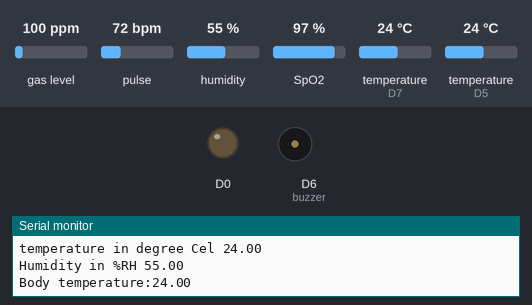
The sketch below on a simulated ESP8266 (NodeMCU). Shown: output pins drawn as LEDs (lit = HIGH), buzzer (waves = sounding, pin HIGH), the last lines printed to the serial monitor. The test bench sets the inputs (shaded band); at power-on: gas level 100 ppm, pulse 72 bpm, humidity 55 %, SpO2 97 %, temperature (sensors on D7, D5) 24 °C. WiFi joins after 1.5 s; servers stay silent unless stated.

Above: at 4.2 s.
4.3 s: gas level set to 20 ppm
9.3 s: gas level set to 22 ppm
At 12.2 s:
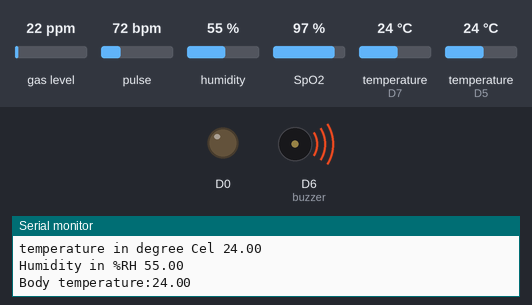
22.6 s: gas level set to 0 ppm
25.6 s: gas level set to 250 ppm
At 31.5 s:
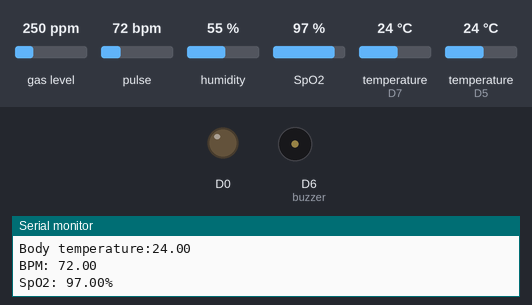
Timing chart, 0 to 39.0 s (numbered marks = the images above; inputs shaded):
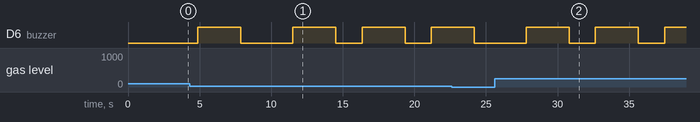

Measured:
- after the input at 9.3 s, D6 (buzzer): alternates HIGH for 3.0 s and LOW for 1.8 s, starting after 2.2 s
- after the input at 25.6 s, D6 (buzzer): alternates HIGH for 3.0 s and LOW for 1.8 s, starting after 2.2 s

The sketch:

AIEMS_hackthon_version2_1.ino
```cpp
#include <MQUnifiedsensor.h>000==-
#include <SoftwareSerial.h>
#include <ESP8266WebServer.h>
#include <DHT.h>
#include <OneWire.h>
#include <Wire.h>
#include <DallasTemperature.h>
#include "OneWire.h"
#include <MAX30100_PulseOximeter.h>
#define DHTTYPE DHT22
#define DHTPin D5
#define buzzer D6
#define Temp_sensor D7
const char* ssid = "Xiaomi 11i";
const char* password = "12345678";
ESP8266WebServer server(80);
DHT dht(DHTPin, DHTTYPE);
OneWire oneWire(Temp_sensor);
DallasTemperature sensors(&oneWire);
#define USE_ARDUINO_INTERRUPTS true   // Set-up low-level interrupts for most acurate BPM math
#define REPORTING_PERIOD_MS    1000
//Definitions
#define placa "ESP-8266"
#define Voltage_Resolution 3.3
#define pin A0 //Analog input 0 of your arduino
#define type "MQ-135" //MQ135
#define ADC_Bit_Resolution 10 // For arduino UNO/MEGA/NANO
#define RatioMQ135CleanAir 3.6//RS / R0 = 3.6 ppm
PulseOximeter pox;
//#define calibration_button 13 //Pin to calibrate your sensor
//OneWire oneWire(Temp_sensor);

//Declare Sensor
MQUnifiedsensor MQ135(placa, Voltage_Resolution, ADC_Bit_Resolution, pin, type);

float CO2=0,Co2=0,CO=0,body_Temp=0,BPM,Spo2;
float  temperature,humidity;
uint32_t tsLastReport = 0;

void setup()

{
  pinMode(16, OUTPUT);
  pinMode(buzzer,OUTPUT);
  pinMode(Temp_sensor,INPUT);
  Serial.begin(9600);
  dht.begin();
  WiFi.begin(ssid, password);
  //Init the serial port communication - to debug the library
  while (WiFi.status() != WL_CONNECTED) {
    delay(1000);
    Serial.print(".");
  }
  Serial.println("");
  Serial.println("WiFi connected..!");
  Serial.print("Got IP: ");  Serial.println(WiFi.localIP());

  server.begin();
  Serial.println("HTTP server started");
  server.on("/", handle_OnConnect);
  server.onNotFound(handle_NotFound);
  MQ135.setRegressionMethod(1); //_PPM =  a*ratio^b
  MQ135.init();
  calibrate_MQ135();
   pox.begin();
}

void calibrate_MQ135()
{

  Serial.print("Calibrating please wait.");
  float calcR0 = 0;
  for(int i = 1; i<=10; i ++)
  {
    MQ135.update(); // Update data, the arduino will read the voltage from the analog pin
    calcR0 += MQ135.calibrate(RatioMQ135CleanAir);
    Serial.print(".");
  }
  MQ135.setR0(calcR0/10);
  Serial.println("  done!.");

  if(isinf(calcR0)) {Serial.println("Warning: Conection issue, R0 is infinite (Open circuit detected) please check your wiring and supply"); while(1);}
  if(calcR0 == 0){Serial.println("Warning: Conection issue found, R0 is zero (Analog pin shorts to ground) please check your wiring and supply"); while(1);}
  /*****************************  MQ CAlibration ********************************************/
  delay(1000);
  }

void readsensors()
{
  MQ135.update(); // Update data, the arduino will read the voltage from the analog pin
  MQ135.setA(605.18); MQ135.setB(-3.937); // Configure the equation to calculate CO concentration value
  CO = MQ135.readSensor(); // Sensor will read PPM concentration using the model, a and b values set previously or from the setup
  MQ135.setA(110.47); MQ135.setB(-2.862); // Configure the equation to calculate CO2 concentration value
  CO2 = MQ135.readSensor(); // Sensor will read PPM concentration using the model, a and b values set previously or from the setup
  temperature = dht.readTemperature();
  humidity= dht.readHumidity();
  sensors.requestTemperatures();
  body_Temp=sensors.getTempCByIndex(0);
}
void readpox()
{

}
void Serialprint()
{
  Serial.print("CO2 in PPM "); Serial.println(Co2=CO2+400);
  Serial.print("CO in PPM ");  Serial.println(CO);
  Serial.print("temperature in degree Cel ");Serial.println(temperature);
  Serial.print("Humidity in %RH ");Serial.println(humidity);
  Serial.print("Body temperature:");Serial.println(body_Temp);
  delay(1000);
  }
void beep(unsigned long int i)
{
    digitalWrite(buzzer,HIGH);
    delay(i);
    digitalWrite(buzzer,LOW);
}
void loop()
{
  pox.update();
  if (millis() - tsLastReport > REPORTING_PERIOD_MS)
  {
    BPM = pox.getHeartRate();
    Spo2 = pox.getSpO2();
    Serial.print("BPM: ");
    Serial.println(BPM);

    Serial.print("SpO2: ");
    Serial.print(Spo2);
    Serial.println("%");
    tsLastReport = millis();
  }
  readsensors();
  Serialprint();
  server.handleClient();
  if(CO2>1000)
  {
   unsigned long int d1=1000;
    beep(d1);
  }
  if(CO>20)
  {
 unsigned long int d2=3000;
    beep(d2);
  }
}

void handle_NotFound()
{
  server.send(404, "text/plain", "Not found");
}
void handle_OnConnect()
{

   server.send(200, "text/html", SendHTML(Co2,CO,temperature,humidity,body_Temp));

}
String SendHTML( float Co2, float CO, float temp, float humi,float body_Temp)
{

  String ptr = "<!DOCTYPE html> <html>\n";
  ptr+="<meta http-equiv='refresh' content='5'>";
  ptr +="<head><meta name=\"viewport\" content=\"width=device-width, initial-scale=1.0, user-scalable=no\">\n";
  ptr +="<title>IoT Assisted Health Alert Report</title>\n";
  ptr +="<style>html { font-family: Helvetica; display: inline-block; margin: 0px auto; text-align: center;}\n";
  ptr +="body{margin-top: 50px;} h1 {color: #0000FF;margin: 50px auto 30px;}\n";
  ptr +="p{font-size: 24px;color: #12AD2B;margin-bottom: 10px;}\n";
  ptr +="</style>\n";
  ptr +="</head>\n";
  ptr +="<body>\n";
  ptr +="<div id=\"webpage\">\n";
  ptr +="<h1>IoT Assisted Parameter Monitoring for health maitainance for senior Citizens </h1>\n";
  ptr +="<h2>Presented by AIEMS students,Bidadi </h2>\n";
  ptr +="<h3>Monitoring following parameters </h3>\n";
  ptr +="<p>Co2: ";
  ptr +=(float)Co2;
  ptr +="ppm</p>";

  ptr +="<p>CO: ";
  ptr +=(float)CO;
  ptr +=" ppm</p>";

  ptr +="<p>Temperature: ";
  ptr +=(float)temp;
  ptr +="DegC</p>";


  ptr +="<p>Humidity: ";
  ptr +=(float)humi;
  ptr +="%RH</p>";

  ptr +="<p>Body temperature:";
  ptr +=(float)body_Temp;
  ptr +="Deg C</p>";

  return ptr;
}
```
